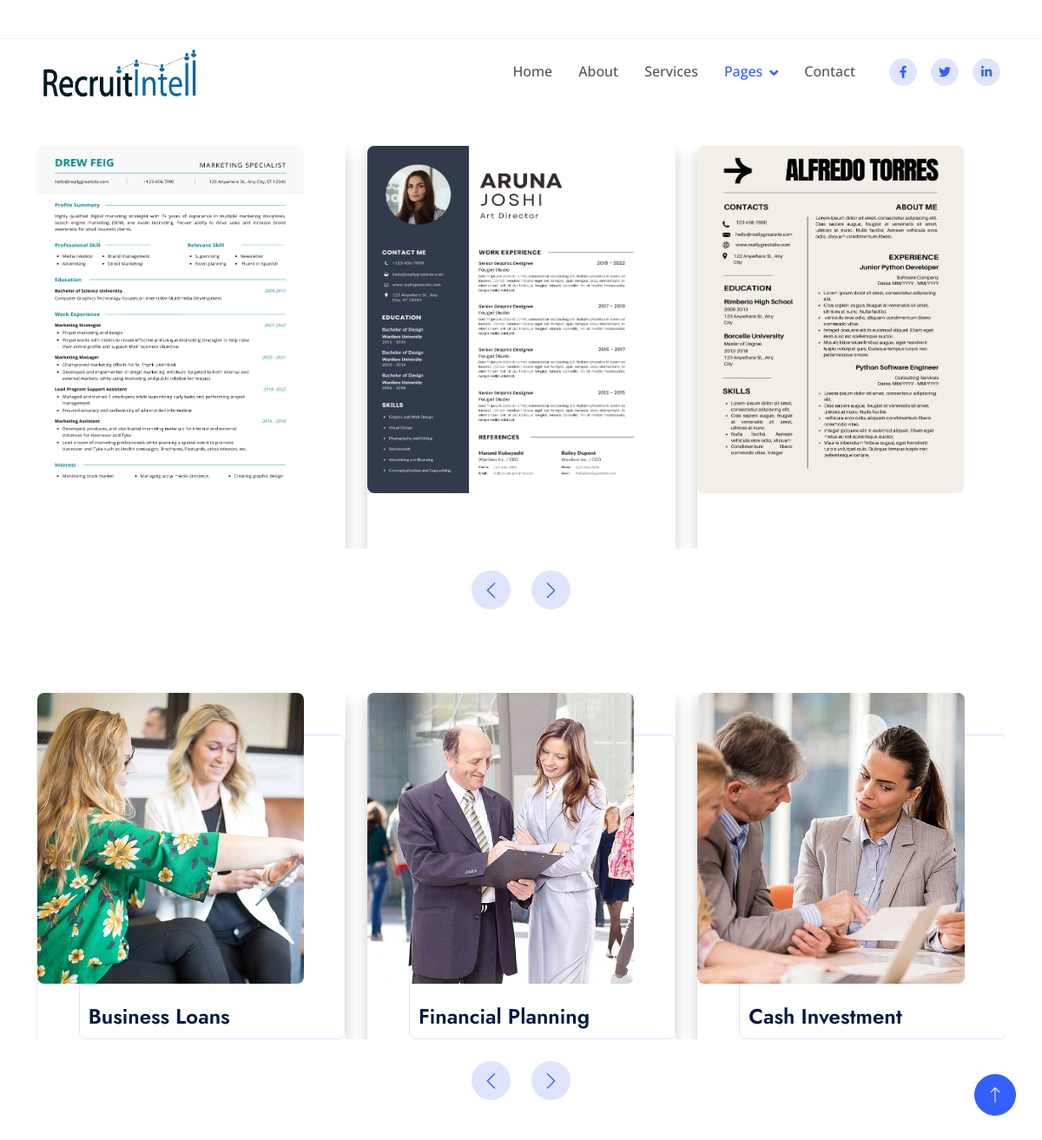
Before: /team with the older database file.
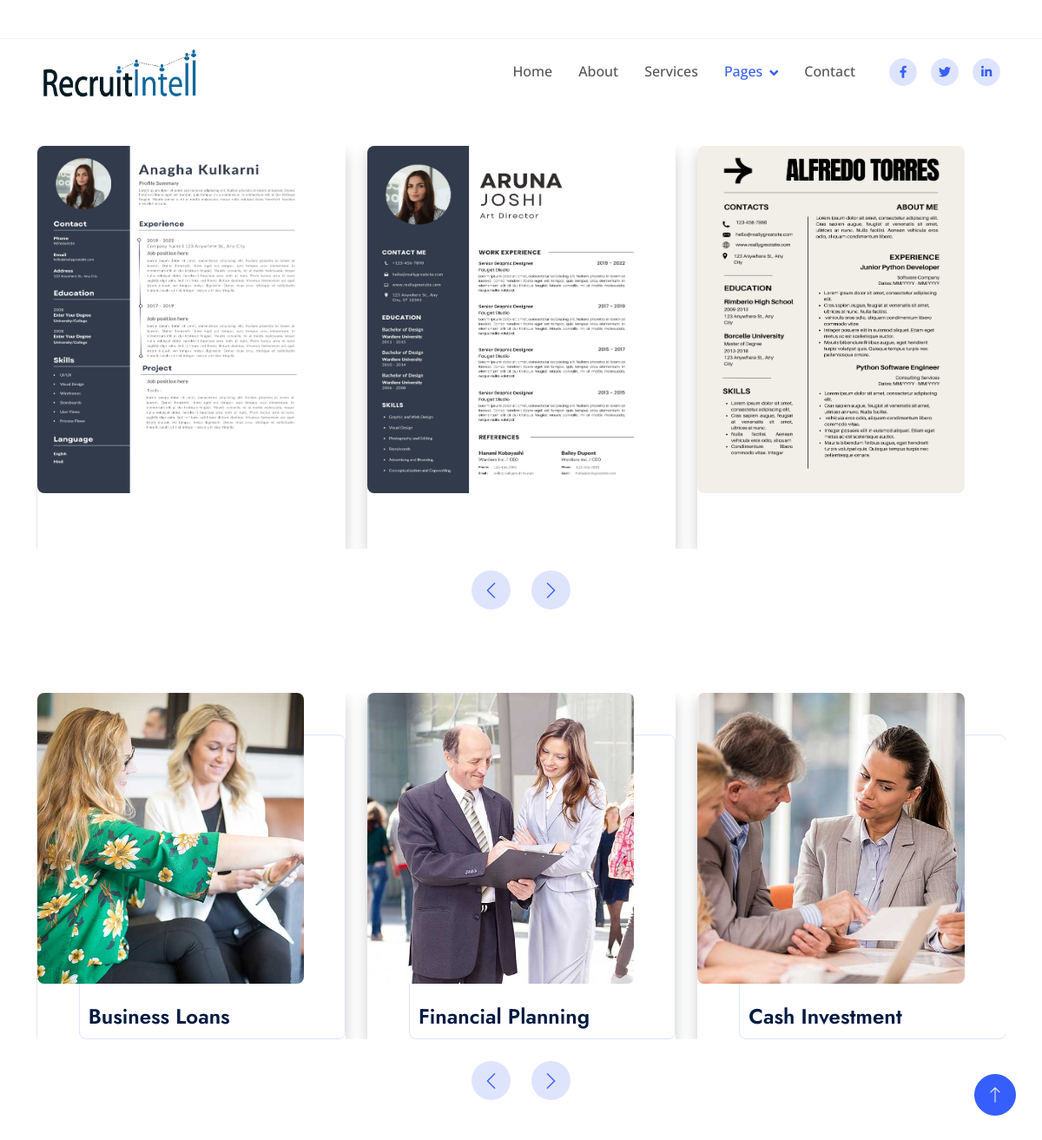
After: the same page with the newer database file.
### landing_page/models.py (models this page shows)
class Templates(models.Model):
    template = models.FileField(upload_to='shared_template_folder/',default="template")
    plain_template = models.FileField(upload_to='shared_template_folder/',default="plain template")

### landing_page/views.py (the view)
# urls.py: path('team', views.team, name='team'),
def team(request):
    data=Templates.objects.all()
    context={'data':data,'u_id':id}
    return render(request,'team.html',context)

### landing_page/templates/team.html (shortened to what the changed rows need)
<!DOCTYPE html>
<html lang="en">
<head>
    <link href="https://cdnjs.cloudflare.com/ajax/libs/font-awesome/5.10.0/css/all.min.css" rel="stylesheet">
    <link href="https://cdn.jsdelivr.net/npm/bootstrap-icons@1.4.1/font/bootstrap-icons.css" rel="stylesheet">
    <link href="/static/assets/lib/animate/animate.min.css" rel="stylesheet">
    <link href="/static/assets/lib/owlcarousel/assets/owl.carousel.min.css" rel="stylesheet">
    <link href="/static/assets/css/bootstrap.min.css" rel="stylesheet">
    <link href="/static/assets/css/style.css" rel="stylesheet">
</head>
<body>
<br><br>
<br>
<br><br>
    <div class="container-xxl py-5">
        <div class="container">
            <div class="owl-carousel project-carousel wow fadeInUp" data-wow-delay="0.3s">
                {% for x in data %}
    <div class="project-item pe-5 pb-5">
        <div class="project-img mb-3">
            <img class="img-fluid rounded" src="{{ x.template.url }}" alt="" style="max-height: 400px;">
        </div>
    </div>
{% endfor %}
            </div>
        </div>
    </div>
</body>
</html>

Changed rows visible on the page:
no longer on this page (row unchanged): Templates: template (picture)
added Templates: template (picture)
